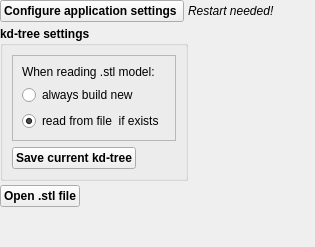
          <widget class="QWidget" name="tab_15">
           <attribute name="title">
            <string>Other settings</string>
           </attribute>
           <layout class="QVBoxLayout" name="verticalLayout_62">
            <property name="spacing">
             <number>4</number>
            </property>
            <property name="leftMargin">
             <number>0</number>
            </property>
            <property name="topMargin">
             <number>0</number>
            </property>
            <property name="rightMargin">
             <number>0</number>
            </property>
            <property name="bottomMargin">
             <number>0</number>
            </property>
            <item>
             <layout class="QHBoxLayout" name="horizontalLayout_51">
              <item>
               <widget class="QPushButton" name="configureSettings">
                <property name="font">
                 <font>
                  <weight>75</weight>
                  <bold>true</bold>
                 </font>
                </property>
                <property name="text">
                 <string>Configure application settings </string>
                </property>
               </widget>
              </item>
              <item>
               <widget class="QLabel" name="label_15">
                <property name="font">
                 <font>
                  <italic>true</italic>
                  <stylestrategy>PreferDefault</stylestrategy>
                 </font>
                </property>
                <property name="text">
                 <string>Restart needed!</string>
                </property>
               </widget>
              </item>
              <item>
               <spacer name="horizontalSpacer_21">
                <property name="orientation">
                 <enum>Qt::Horizontal</enum>
                </property>
                <property name="sizeHint" stdset="0">
                 <size>
                  <width>40</width>
                  <height>20</height>
                 </size>
                </property>
               </spacer>
              </item>
             </layout>
            </item>
            <item>
             <layout class="QHBoxLayout" name="horizontalLayout_88">
              <item>
               <widget class="QGroupBox" name="groupBox_6">
                <property name="sizePolicy">
                 <sizepolicy hsizetype="Maximum" vsizetype="Preferred">
                  <horstretch>0</horstretch>
                  <verstretch>0</verstretch>
                 </sizepolicy>
                </property>
                <property name="font">
                 <font>
                  <weight>75</weight>
                  <bold>true</bold>
                 </font>
                </property>
                <property name="title">
                 <string>kd-tree settings</string>
                </property>
                <layout class="QGridLayout" name="gridLayout_36">
                 <item row="0" column="0">
                  <widget class="QFrame" name="frame_3">
                   <property name="frameShape">
                    <enum>QFrame::StyledPanel</enum>
                   </property>
                   <property name="frameShadow">
                    <enum>QFrame::Plain</enum>
                   </property>
                   <layout class="QGridLayout" name="gridLayout_14">
                    <item row="0" column="0">
                     <widget class="QLabel" name="label_16">
                      <property name="font">
                       <font>
                        <weight>50</weight>
                        <bold>false</bold>
                       </font>
                      </property>
                      <property name="text">
                       <string>When reading .stl model:</string>
                      </property>
                     </widget>
                    </item>
                    <item row="1" column="0">
                     <widget class="QRadioButton" name="rb_buldNewTree">
                      <property name="font">
                       <font>
                        <weight>50</weight>
                        <bold>false</bold>
                       </font>
                      </property>
                      <property name="text">
                       <string>always build new</string>
                      </property>
                      <property name="checked">
                       <bool>false</bool>
                      </property>
                     </widget>
                    </item>
                    <item row="2" column="0">
                     <widget class="QRadioButton" name="rb_readTree">
                      <property name="font">
                       <font>
                        <weight>50</weight>
                        <bold>false</bold>
                       </font>
                      </property>
                      <property name="text">
                       <string>read from file  if exists</string>
                      </property>
                      <property name="checked">
                       <bool>true</bool>
                      </property>
                     </widget>
                    </item>
                   </layout>
                  </widget>
                 </item>
                 <item row="1" column="0">
                  <layout class="QHBoxLayout" name="horizontalLayout_87">
                   <item>
                    <widget class="QPushButton" name="saveTree">
                     <property name="font">
                      <font>
                       <weight>75</weight>
                       <bold>true</bold>
                      </font>
                     </property>
                     <property name="text">
                      <string>Save current kd-tree</string>
                     </property>
                    </widget>
                   </item>
                   <item>
                    <spacer name="horizontalSpacer_23">
                     <property name="orientation">
                      <enum>Qt::Horizontal</enum>
                     </property>
                     <property name="sizeHint" stdset="0">
                      <size>
                       <width>40</width>
                       <height>20</height>
                      </size>
                     </property>
                    </spacer>
                   </item>
                  </layout>
                 </item>
                </layout>
               </widget>
              </item>
              <item>
               <spacer name="horizontalSpacer_24">
                <property name="orientation">
                 <enum>Qt::Horizontal</enum>
                </property>
                <property name="sizeHint" stdset="0">
                 <size>
                  <width>40</width>
                  <height>20</height>
                 </size>
                </property>
               </spacer>
              </item>
             </layout>
            </item>
            <item>
             <layout class="QHBoxLayout" name="horizontalLayout_86">
              <item>
               <widget class="QPushButton" name="openSTLFile">
                <property name="font">
                 <font>
                  <weight>75</weight>
                  <bold>true</bold>
                 </font>
                </property>
                <property name="text">
                 <string>Open .stl file</string>
                </property>
               </widget>
              </item>
              <item>
               <spacer name="horizontalSpacer_22">
                <property name="orientation">
                 <enum>Qt::Horizontal</enum>
                </property>
                <property name="sizeHint" stdset="0">
                 <size>
                  <width>40</width>
                  <height>20</height>
                 </size>
                </property>
               </spacer>
              </item>
             </layout>
            </item>
            <item>
             <spacer name="verticalSpacer_4">
              <property name="orientation">
               <enum>Qt::Vertical</enum>
              </property>
              <property name="sizeHint" stdset="0">
               <size>
                <width>20</width>
                <height>40</height>
               </size>
              </property>
             </spacer>
            </item>
           </layout>
          </widget>
